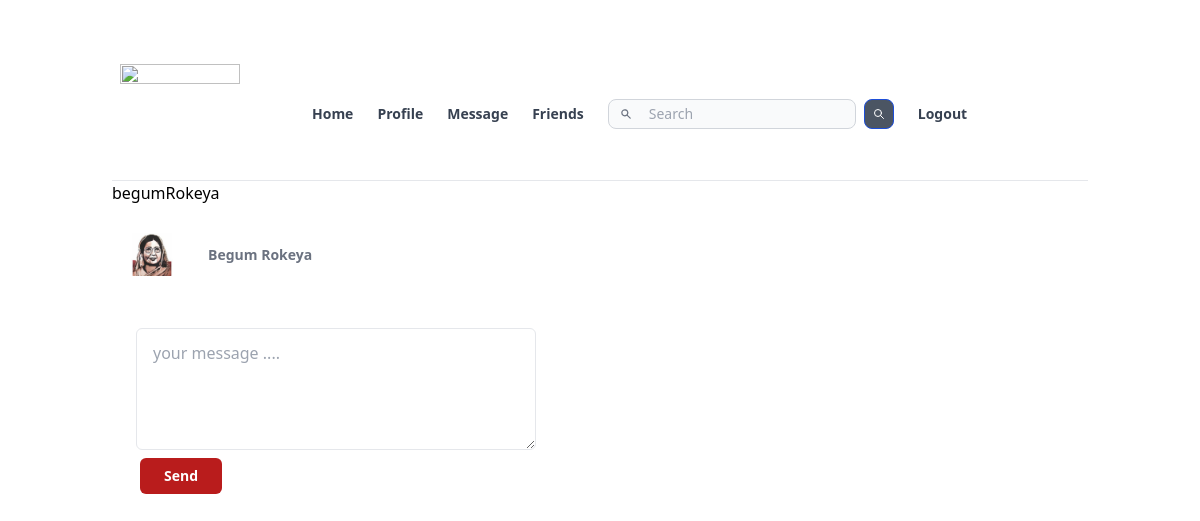
The page /new_conversion.php?username=begumRokeya (signed in) on the database its author committed.
### tables this page shows
CREATE TABLE `user_info` (
  `username` varchar(15) NOT NULL,
  `first_name` varchar(150) NOT NULL,
  `last_name` varchar(150) NOT NULL,
  `gender` varchar(15) NOT NULL,
  `email` varchar(200) NOT NULL,
  `phone_no` int(15) NOT NULL,
  `date_of_birth` date NOT NULL,
  `address` varchar(200) NOT NULL,
  `password` varchar(200) NOT NULL,
  `profile_pic` varchar(255) NOT NULL
);

### new_conversion.php (the view, shortened to what this page needs)
<?php require_once "header.php"; ?>
<?php require_once "db.php"; ?>
  <?php
   $id  = $_GET["username"];
   echo $id;
   $sql = "SELECT first_name, last_name,profile_pic,email, address,date_of_birth,phone_no FROM `user_info` WHERE username =  '$id ' ";
   $sql_q = mysqli_query($conn,$sql);
   $sql_res = mysqli_fetch_array($sql_q);
   echo'
<div class=" flex flex-row justify-content items-center my-7 ">
<img class=" rounded-full" src="'.$sql_res["profile_pic"].'"   width=80 height=80/>
<div class=" w-1/4 mx-4 ">
 <a class="text-sm text-gray-500 font-semibold  " href=" /profile.php?id='.$id.'">'.$sql_res["first_name"].'  '.$sql_res["last_name"].'</a>
 </div>
 </div>
<div class="max-w-md p-6"><form  action="new_conversion.php?username='.$id.'" method="POST" enctype="multipart/form-data">
<textarea name="msg_desc" type="text" id="msg_desc" rows="4" class="block  border border-b px-4 py-3 rounded-md mb-2  w-full" placeholder="your message .... "></textarea>
<button type="submit" class="ml-1 block px-6 py-2 rounded-md bg-red-700 text-white text-sm font-semibold w-md">Send</button>
</form></div>
';
?>
<?php require_once "footer.php"; ?>
</html>

### rows shown on the page
user_info: profile_pic (picture), first_name "Begum", last_name "Rokeya"

### other values the page prints
$id "begumRokeya"
